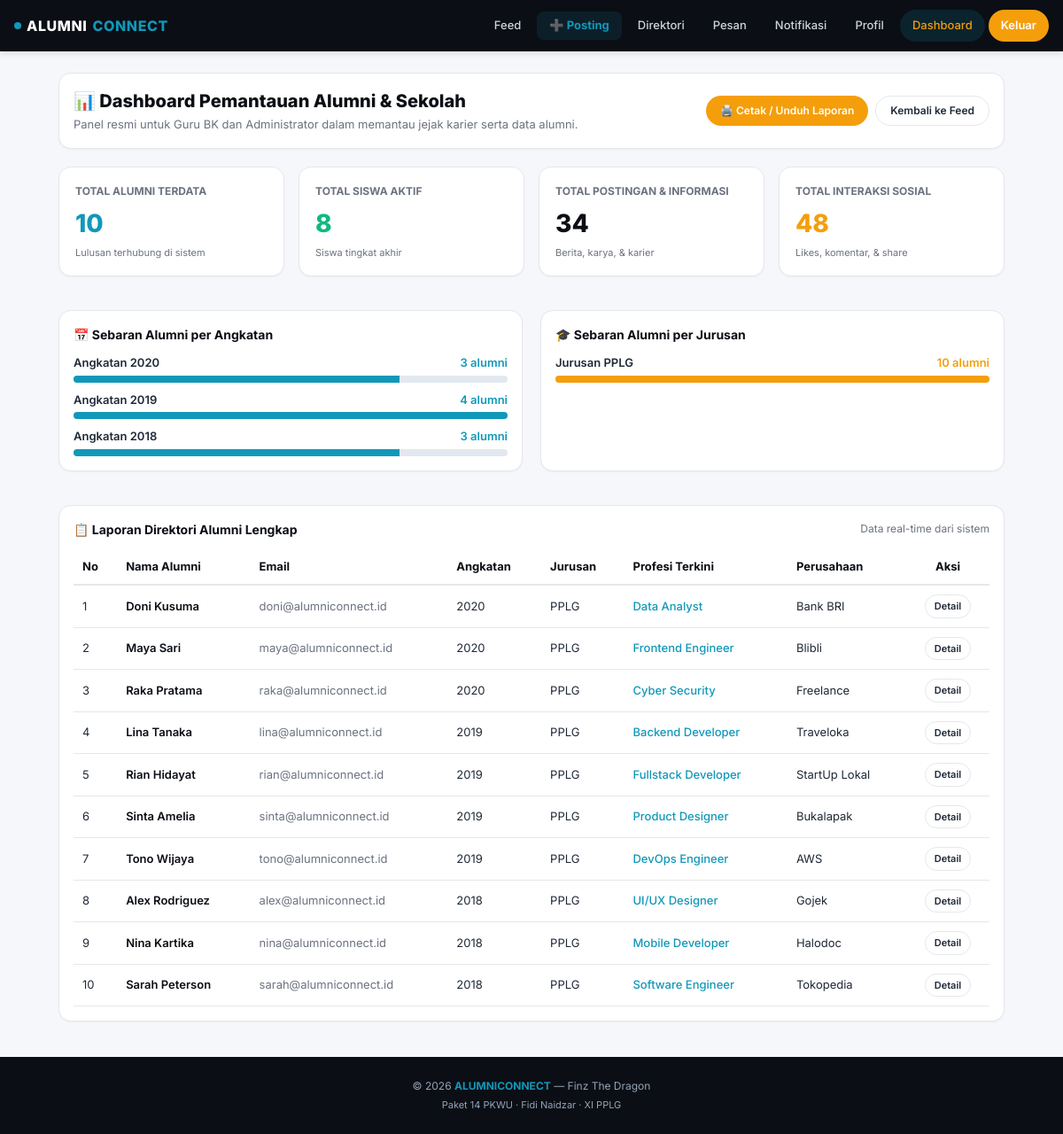
Page /admin/dashboard.php (signed in) on the committed database.
### tables this page shows
CREATE TABLE `users` (
  `id` bigint NOT NULL AUTO_INCREMENT,
  `username` varchar(50) NOT NULL,
  `email` varchar(100) NOT NULL,
  `password` varchar(255) NOT NULL,
  `role_id` bigint NOT NULL,
  `created_at` timestamp NULL DEFAULT CURRENT_TIMESTAMP,
  PRIMARY KEY (`id`),
  UNIQUE KEY `username` (`username`),
  UNIQUE KEY `email` (`email`),
  KEY `role_id` (`role_id`),
  CONSTRAINT `users_ibfk_1` FOREIGN KEY (`role_id`) REFERENCES `roles` (`id`)
);

CREATE TABLE `profiles` (
  `id` bigint NOT NULL AUTO_INCREMENT,
  `user_id` bigint NOT NULL,
  `nama` varchar(100) DEFAULT NULL,
  `foto` varchar(255) DEFAULT NULL,
  `bio` text,
  PRIMARY KEY (`id`),
  UNIQUE KEY `user_id` (`user_id`),
  CONSTRAINT `profiles_ibfk_1` FOREIGN KEY (`user_id`) REFERENCES `users` (`id`) ON DELETE CASCADE
);

CREATE TABLE `alumni_profiles` (
  `id` bigint NOT NULL AUTO_INCREMENT,
  `user_id` bigint NOT NULL,
  `angkatan` varchar(10) DEFAULT NULL,
  `tahun_lulus` year DEFAULT NULL,
  `jurusan` varchar(50) DEFAULT NULL,
  `profesi` varchar(100) DEFAULT NULL,
  `perusahaan` varchar(100) DEFAULT NULL,
  PRIMARY KEY (`id`),
  UNIQUE KEY `user_id` (`user_id`),
  CONSTRAINT `alumni_profiles_ibfk_1` FOREIGN KEY (`user_id`) REFERENCES `users` (`id`) ON DELETE CASCADE
);

### includes/functions.php (called while the page is built, shortened)
<?php
function baseUrl($path = '') {
    $base = '/alumniconnect';
    return $base . '/' . ltrim($path, '/');
}
function e($str) {
    return htmlspecialchars($str ?? '', ENT_QUOTES, 'UTF-8');
}

### admin/dashboard.php (the view, shortened to what this page needs)
<?php
require_once __DIR__ . '/../includes/functions.php';
require_once __DIR__ . '/../config/database.php';
$totalAlumni = $conn->query("SELECT COUNT(*) AS total FROM users WHERE role_id = 4")->fetch_assoc()['total'];
$totalSiswa  = $conn->query("SELECT COUNT(*) AS total FROM users WHERE role_id = 3")->fetch_assoc()['total'];
$totalPosts  = $conn->query("SELECT COUNT(*) AS total FROM posts")->fetch_assoc()['total'];
$totalInteractions = $conn->query("
    SELECT
        (SELECT COUNT(*) FROM likes) +
        (SELECT COUNT(*) FROM comments) +
        (SELECT COUNT(*) FROM shares) AS total
")->fetch_assoc()['total'];
$alumniPerAngkatan = $conn->query("
    SELECT angkatan, COUNT(*) AS jumlah
    FROM alumni_profiles
    WHERE angkatan IS NOT NULL AND angkatan <> ''
    GROUP BY angkatan
    ORDER BY angkatan DESC
")->fetch_all(MYSQLI_ASSOC);
$alumniPerJurusan = $conn->query("
    SELECT jurusan, COUNT(*) AS jumlah
    FROM alumni_profiles
    WHERE jurusan IS NOT NULL AND jurusan <> ''
    GROUP BY jurusan
    ORDER BY jumlah DESC
")->fetch_all(MYSQLI_ASSOC);
$alumniTable = $conn->query("
    SELECT
        u.id, u.username, u.email,
        p.nama,
        ap.angkatan, ap.jurusan, ap.profesi, ap.perusahaan
    FROM users u
    JOIN roles r ON r.id = u.role_id
    LEFT JOIN profiles p ON p.user_id = u.id
    LEFT JOIN alumni_profiles ap ON ap.user_id = u.id
    WHERE r.nama_role = 'alumni'
    ORDER BY ap.angkatan DESC, p.nama ASC
")->fetch_all(MYSQLI_ASSOC);
include __DIR__ . '/../includes/header.php';
?>
<div class="container" style="max-width:1100px; margin-top:24px;">
  <div class="card" style="margin-bottom:20px; display:flex; justify-content:space-between; align-items:center; flex-wrap:wrap; gap:12px;">
    <div>
      <h2 style="font-size:20px; font-weight:800; color:var(--navy);">📊 Dashboard Pemantauan Alumni & Sekolah</h2>
      <p style="font-size:13px; color:var(--text-muted); margin-top:2px;">
        Panel resmi untuk Guru BK dan Administrator dalam memantau jejak karier serta data alumni.
      </p>
    </div>
    <div style="display:flex; gap:8px;">
      <button onclick="window.print()" class="btn btn-primary btn-sm">🖨️ Cetak / Unduh Laporan</button>
      <a href="<?= baseUrl('pages/feed.php') ?>" class="btn btn-outline btn-sm">Kembali ke Feed</a>
    </div>
  </div>
  <div style="display:grid; grid-template-columns: repeat(auto-fit, minmax(200px, 1fr)); gap:16px; margin-bottom:24px;">
    <div class="card" style="padding:18px;">
      <div style="font-size:12px; font-weight:700; color:var(--text-muted); text-transform:uppercase;">Total Alumni Terdata</div>
      <div style="font-size:28px; font-weight:800; color:var(--primary); margin-top:6px;"><?= $totalAlumni ?></div>
      <div style="font-size:11px; color:var(--text-muted); margin-top:4px;">Lulusan terhubung di sistem</div>
    </div>
    <div class="card" style="padding:18px;">
      <div style="font-size:12px; font-weight:700; color:var(--text-muted); text-transform:uppercase;">Total Siswa Aktif</div>
      <div style="font-size:28px; font-weight:800; color:#10B981; margin-top:6px;"><?= $totalSiswa ?></div>
      <div style="font-size:11px; color:var(--text-muted); margin-top:4px;">Siswa tingkat akhir</div>
    </div>
    <div class="card" style="padding:18px;">
      <div style="font-size:12px; font-weight:700; color:var(--text-muted); text-transform:uppercase;">Total Postingan & Informasi</div>
      <div style="font-size:28px; font-weight:800; color:var(--navy); margin-top:6px;"><?= $totalPosts ?></div>
      <div style="font-size:11px; color:var(--text-muted); margin-top:4px;">Berita, karya, & karier</div>
    </div>
    <div class="card" style="padding:18px;">
      <div style="font-size:12px; font-weight:700; color:var(--text-muted); text-transform:uppercase;">Total Interaksi Sosial</div>
      <div style="font-size:28px; font-weight:800; color:var(--orange); margin-top:6px;"><?= $totalInteractions ?></div>
      <div style="font-size:11px; color:var(--text-muted); margin-top:4px;">Likes, komentar, & share</div>
    </div>
  </div>
  <div style="display:grid; grid-template-columns: repeat(auto-fit, minmax(320px, 1fr)); gap:20px; margin-bottom:24px;">
    <div class="card">
      <div class="card-header">
        <span class="card-title">📅 Sebaran Alumni per Angkatan</span>
      </div>
      <div style="display:flex; flex-direction:column; gap:10px;">
        <?php foreach ($alumniPerAngkatan as $a): ?>
          <div>
            <div style="display:flex; justify-content:space-between; font-size:13px; font-weight:600; margin-bottom:4px;">
              <span>Angkatan <?= e($a['angkatan']) ?></span>
              <span style="color:var(--primary);"><?= $a['jumlah'] ?> alumni</span>
            </div>
            <div style="background:#E2E8F0; border-radius:10px; height:8px; overflow:hidden;">
              <div style="background:var(--primary); height:100%; width: <?= min(100, $a['jumlah'] * 25) ?>%;"></div>
            </div>
          </div>
        <?php endforeach; ?>
      </div>
    </div>
    <div class="card">
      <div class="card-header">
        <span class="card-title">🎓 Sebaran Alumni per Jurusan</span>
      </div>
      <div style="display:flex; flex-direction:column; gap:10px;">
        <?php foreach ($alumniPerJurusan as $j): ?>
          <div>
            <div style="display:flex; justify-content:space-between; font-size:13px; font-weight:600; margin-bottom:4px;">
              <span>Jurusan <?= e($j['jurusan']) ?></span>
              <span style="color:var(--orange);"><?= $j['jumlah'] ?> alumni</span>
            </div>
            <div style="background:#E2E8F0; border-radius:10px; height:8px; overflow:hidden;">
              <div style="background:var(--orange); height:100%; width: <?= min(100, $j['jumlah'] * 20) ?>%;"></div>
            </div>
          </div>
        <?php endforeach; ?>
      </div>
    </div>
  </div>
  <div class="card">
    <div class="card-header">
      <span class="card-title">📋 Laporan Direktori Alumni Lengkap</span>
      <span style="font-size:12px; color:var(--text-muted);">Data real-time dari sistem</span>
    </div>
    <div style="overflow-x:auto;">
      <table style="width:100%; border-collapse:collapse; text-align:left; font-size:13px;">
        <thead>
          <tr style="border-bottom:2px solid var(--border); color:var(--navy); font-weight:700;">
            <th style="padding:10px;">No</th>
            <th style="padding:10px;">Nama Alumni</th>
            <th style="padding:10px;">Email</th>
            <th style="padding:10px;">Angkatan</th>
            <th style="padding:10px;">Jurusan</th>
            <th style="padding:10px;">Profesi Terkini</th>
            <th style="padding:10px;">Perusahaan</th>
            <th style="padding:10px; text-align:center;">Aksi</th>
          </tr>
        </thead>
        <tbody>
          <?php $no = 1; foreach ($alumniTable as $row): ?>
            <tr style="border-bottom:1px solid var(--border);">
              <td style="padding:10px;"><?= $no++ ?></td>
              <td style="padding:10px; font-weight:600; color:var(--navy);"><?= e($row['nama'] ?? $row['username']) ?></td>
              <td style="padding:10px; color:var(--text-muted);"><?= e($row['email']) ?></td>
              <td style="padding:10px;"><?= e($row['angkatan'] ?? '-') ?></td>
              <td style="padding:10px;"><?= e($row['jurusan'] ?? '-') ?></td>
              <td style="padding:10px; font-weight:500; color:var(--primary);"><?= e($row['profesi'] ?? '-') ?></td>
              <td style="padding:10px;"><?= e($row['perusahaan'] ?? '-') ?></td>
              <td style="padding:10px; text-align:center;">
                <a href="<?= baseUrl('pages/profile.php?id=' . $row['id']) ?>" class="btn btn-outline btn-sm" style="padding:4px 10px; font-size:11px;">
                  Detail
                </a>
              </td>
            </tr>
          <?php endforeach; ?>
        </tbody>
      </table>
    </div>
  </div>
</div>
<?php include __DIR__ . '/../includes/footer.php'; ?>

### assets/css/style.css (style rules this page uses)
:root { --primary: #1198B9; --primary-dark: #0d7fa0; --primary-light: #E6F4F8; --navy: #0B0E14; --navy-2: #11151A; --orange: #F59E0B; --orange-dark: #d97706; --orange-light: #FEF3E2; --bg: #F5F7FA; --white: #FFFFFF; --text: #1F2937; --text-muted: #6B7280; --border: #E5E7EB; --shadow-sm: 0 1px 2px rgba(0,0,0,0.04); --shadow: 0 2px 8px rgba(0,0,0,0.06); --shadow-md: 0 4px 16px rgba(0,0,0,0.08); --radius: 14px; --radius-sm: 10px; --radius-pill: 999px; }
* { margin: 0; padding: 0; box-sizing: border-box; }
html { scroll-behavior: smooth; }
body { font-family: 'Inter', 'Segoe UI', Arial, sans-serif; background: var(--bg); color: var(--text); font-size: 14px; line-height: 1.5; -webkit-font-smoothing: antialiased; padding-bottom: 80px; }
@media (min-width: 992px) { body { padding-bottom: 0; } }
a { color: inherit; text-decoration: none; }
button, input, textarea, select { font-family: inherit; font-size: inherit; }
.container { max-width: 1200px; margin: 0 auto; padding: 0 16px; }
.btn { display: inline-flex; align-items: center; justify-content: center; gap: 6px; padding: 10px 20px; border-radius: var(--radius-pill); font-weight: 600; font-size: 13px; border: none; cursor: pointer; transition: all 0.2s; text-align: center; white-space: nowrap; }
.btn-primary { background: var(--orange); color: white; }
.btn-outline { background: transparent; border: 1.5px solid var(--border); color: var(--text); }
.btn-sm { padding: 7px 16px; font-size: 12px; }
.card { background: white; border-radius: var(--radius); border: 1px solid var(--border); padding: 16px; box-shadow: var(--shadow-sm); margin-bottom: 14px; }
.card-header { display: flex; justify-content: space-between; align-items: center; margin-bottom: 12px; }
.card-title { font-size: 14px; font-weight: 700; color: var(--navy); }

### rows in the picture
users: profiles.nama "Doni Kusuma", email "doni@alumniconnect.id", alumni_profiles.angkatan "2020", alumni_profiles.jurusan "PPLG", alumni_profiles.profesi "Data Analyst", alumni_profiles.perusahaan "Bank BRI"
users: profiles.nama "Maya Sari", email "maya@alumniconnect.id", alumni_profiles.angkatan "2020", alumni_profiles.jurusan "PPLG", alumni_profiles.profesi "Frontend Engineer", alumni_profiles.perusahaan "Blibli"
users: profiles.nama "Raka Pratama", email "raka@alumniconnect.id", alumni_profiles.angkatan "2020", alumni_profiles.jurusan "PPLG", alumni_profiles.profesi "Cyber Security", alumni_profiles.perusahaan "Freelance"
users: profiles.nama "Lina Tanaka", email "lina@alumniconnect.id", alumni_profiles.angkatan "2019", alumni_profiles.jurusan "PPLG", alumni_profiles.profesi "Backend Developer", alumni_profiles.perusahaan "Traveloka"
users: profiles.nama "Rian Hidayat", email "rian@alumniconnect.id", alumni_profiles.angkatan "2019", alumni_profiles.jurusan "PPLG", alumni_profiles.profesi "Fullstack Developer", alumni_profiles.perusahaan "StartUp Lokal"
users: profiles.nama "Sinta Amelia", email "sinta@alumniconnect.id", alumni_profiles.angkatan "2019", alumni_profiles.jurusan "PPLG", alumni_profiles.profesi "Product Designer", alumni_profiles.perusahaan "Bukalapak"
users: profiles.nama "Tono Wijaya", email "tono@alumniconnect.id", alumni_profiles.angkatan "2019", alumni_profiles.jurusan "PPLG", alumni_profiles.profesi "DevOps Engineer", alumni_profiles.perusahaan "AWS"
users: profiles.nama "Alex Rodriguez", email "alex@alumniconnect.id", alumni_profiles.angkatan "2018", alumni_profiles.jurusan "PPLG", alumni_profiles.profesi "UI/UX Designer", alumni_profiles.perusahaan "Gojek"
users: profiles.nama "Nina Kartika", email "nina@alumniconnect.id", alumni_profiles.angkatan "2018", alumni_profiles.jurusan "PPLG", alumni_profiles.profesi "Mobile Developer", alumni_profiles.perusahaan "Halodoc"
users: profiles.nama "Sarah Peterson", email "sarah@alumniconnect.id", alumni_profiles.angkatan "2018", alumni_profiles.jurusan "PPLG", alumni_profiles.profesi "Software Engineer", alumni_profiles.perusahaan "Tokopedia"

### other values in the picture
$totalAlumni "10"
$totalSiswa "8"
$totalPosts "34"
$totalInteractions "48"
$a['angkatan'] "2020"
$a['jumlah'] "3"
$a['angkatan'] "2019"
$a['jumlah'] "4"
$a['angkatan'] "2018"
$j['jurusan'] "PPLG"
$j['jumlah'] "10"
